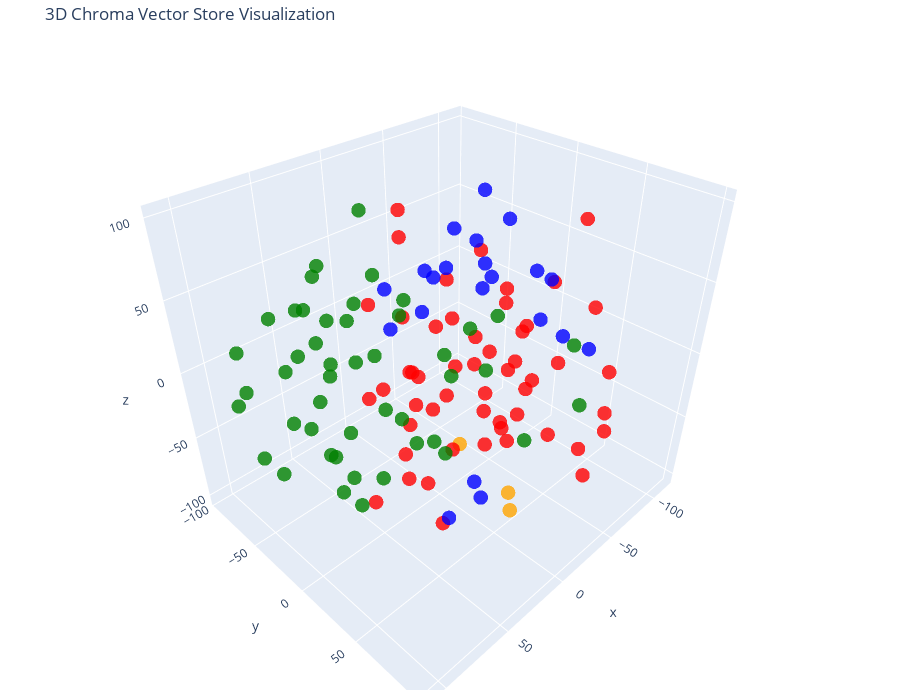

The notebook cell this image was saved under:
### Code cell
# Let's try 3D!

tsne = TSNE(n_components=3, random_state=42)
reduced_vectors = tsne.fit_transform(vectors)

# Create the 3D scatter plot
fig = go.Figure(data=[go.Scatter3d(
    x=reduced_vectors[:, 0],
    y=reduced_vectors[:, 1],
    z=reduced_vectors[:, 2],
    mode='markers',
    marker=dict(size=5, color=colors, opacity=0.8),
    text=[f"Type: {t}<br>Text: {d[:100]}..." for t, d in zip(doc_types, documents)],
    hoverinfo='text'
)])

fig.update_layout(
    title='3D Chroma Vector Store Visualization',
    scene=dict(xaxis_title='x', yaxis_title='y', zaxis_title='z'),
    width=900,
    height=700,
    margin=dict(r=20, b=10, l=10, t=40)
)

fig.show()

### Figure 1 — Plotly figure (JSON) as saved in the notebook; plotly's stock layout.template omitted (floating-point values rounded to 4 significant figures)
{"data": [{"hoverinfo": "text", "marker": {"color": ["orange", "orange", "orange", "red", "red", "red", "red", "red", "red", "red", "red", "red", "red", "red", "red", "red", "red", "red", "red", "red", "red", "red", "red", "red", "red", "red", "red", "red", "red", "red", "red", "red", "red", "red", "red", "red", "red", "red", "red", "red", "red", "red", "red", "red", "red", "red", "red", "red", "red", "red", "red", "red", "red", "red", "red", "green", "green", "green", "green", "green", "green", "green", "green", "green", "green", "green", "green", "green", "green", "green", "green", "green", "green", "green", "green", "green", "green", "green", "green", "green", "green", "green", "green", "green", "green", "green", "green", "green", "green", "green", "green", "green", "green", "green", "green", "green", "green", "green", "green", "green", "green", "green", "blue", "blue", "blue", "blue", "blue", "blue", "blue", "blue", "blue", "blue", "blue", "blue", "blue", "blue", "blue", "blue", "blue", "blue", "blue", "blue", "blue"], "opacity": 0.8, "size": 5}, "mode": "markers", "text": ["Type: company<br>Text: # About Insurellm\n\nInsurellm was founded by Avery Lancaster in 2015 as an insurance tech startup des...", "Type: company<br>Text: # Careers at Insurellm\n\nInsurellm is hiring! We are looking for talented software engineers, data sc...", "Type: company<br>Text: # Overview of Insurellm\n\nInsurellm is an innovative insurance tech firm with 200 employees across th...", "Type: contracts<br>Text: # Contract with Apex Reinsurance for Rellm: AI-Powered Enterprise Reinsurance Solution\n\n## Terms\n\n1....", "Type: contracts<br>Text: ## Renewal\n\n1. **Automatic Renewal**: This Agreement will automatically renew for successive one-yea...", "Type: contracts<br>Text: 2. **Seamless Integrations**: The architecture of Rellm allows for easy integration with existing sy...", "Type: contracts<br>Text: 1. **Technical Support**: Provider shall offer dedicated technical support to the Client via phone, ...", "Type: contracts<br>Text: **Insurellm, Inc.**  \n_____________________________  \nAuthorized Signature   \nDate: ________________...", "Type: contracts<br>Text: # Contract with Belvedere Insurance for Markellm\n\n## Terms\nThis Contract (\"Agreement\") is made and e...", "Type: contracts<br>Text: ## Renewal\n1. **Renewal Terms**: This Agreement may be renewed for additional one-year terms upon mu...", "Type: contracts<br>Text: ## Features\n1. **AI-Powered Matching**: Belvedere Insurance will benefit from Markellm's AI-powered ...", "Type: contracts<br>Text: ## Support\n1. **Technical Support**: Technical support will be available from 9 AM to 7 PM EST, Mond...", "Type: contracts<br>Text: **Belvedere Insurance**  \nSignature: ______________________  \nName: [Authorized Signatory]  \nTitle: ...", "Type: contracts<br>Text: # Contract with BrightWay Solutions for Markellm\n\n**Contract Date:** October 5, 2023  \n**Contract ID...", "Type: contracts<br>Text: 3. **Service Level Agreement (SLA):**  \n   Insurellm commits to a 99.9% uptime for the platform with...", "Type: contracts<br>Text: 2. **Real-Time Quote Availability:**  \n   Consumers sourced via BrightWay Solutions will receive rea...", "Type: contracts<br>Text: 3. **Training and Onboarding:**  \n   Insurellm agrees to provide one free training session on how to...", "Type: contracts<br>Text: # Contract with EverGuard Insurance for Rellm: AI-Powered Enterprise Reinsurance Solution\n\n**Contrac...", "Type: contracts<br>Text: 4. **Usage Rights**: EverGuard Insurance is granted a non-exclusive, non-transferable license to acc...", "Type: contracts<br>Text: 1. **Core Functionality**: Rellm provides EverGuard Insurance with advanced AI-driven analytics, sea...", "Type: contracts<br>Text: 1. **Customer Support**: Insurellm will provide EverGuard Insurance with 24/7 customer support, incl...", "Type: contracts<br>Text: ---\n\n**Signatures**  \n**For Insurellm**: __________________________  \n**Name**: John Smith  \n**Title...", "Type: contracts<br>Text: # Contract with GreenField Holdings for Markellm\n\n**Effective Date:** November 15, 2023  \n**Contract...", "Type: contracts<br>Text: ## Renewal\n1. **Automatic Renewal**: This contract will automatically renew for sequential one-year ...", "Type: contracts<br>Text: ## Features\n1. **AI-Powered Matching**: Access to advanced algorithms that connect GreenField Holdin...", "Type: contracts<br>Text: ## Support\n1. **Customer Support Access**: The Client will have access to dedicated support through ...", "Type: contracts<br>Text: **Signatures:**  \n_________________________                           _________________________  \n**...", "Type: contracts<br>Text: # Contract with Greenstone Insurance for Homellm\n\n---\n\n## Terms\n\n1. **Parties**: This Contract (\"Agr...", "Type: contracts<br>Text: 4. **Payment Terms**: \n   - The Customer shall pay an amount of $10,000 per month for the Standard T...", "Type: contracts<br>Text: ---\n\n## Features\n\n- **AI-Powered Risk Assessment**: Customer will have access to enhanced risk evalu...", "Type: contracts<br>Text: - **Customer Portal**: A dedicated portal will be provided, allowing the Customer's clients to manag...", "Type: contracts<br>Text: ______________________________  \n[Name], [Title]  \nDate: ______________________\n\n**For Greenstone In...", "Type: contracts<br>Text: # Contract with GreenValley Insurance for Homellm\n\n**Contract Date:** October 6, 2023  \n**Contract N...", "Type: contracts<br>Text: 4. **Confidentiality:** Both parties agree to maintain the confidentiality of proprietary informatio...", "Type: contracts<br>Text: 1. **AI-Powered Risk Assessment:** Access to advanced AI algorithms for real-time risk evaluations.\n...", "Type: contracts<br>Text: 3. **Regular Updates:** Insurellm will offer ongoing updates and enhancements to the Homellm platfor...", "Type: contracts<br>Text: # Contract with Pinnacle Insurance Co. for Homellm\n\n## Terms\nThis contract (\"Contract\") is entered i...", "Type: contracts<br>Text: ## Renewal\n1. **Renewal Terms**: At the end of the initial term, this Contract shall automatically r...", "Type: contracts<br>Text: ## Features\n1. **AI-Powered Risk Assessment**: Utilized for tailored underwriting decisions specific...", "Type: contracts<br>Text: ## Support\n1. **Technical Support**: Insurellm shall provide 24/7 technical support via an email and...", "Type: contracts<br>Text: # Contract with Roadway Insurance Inc. for Carllm\n\n---\n\n## Terms\n\n1. **Agreement Effective Date**: T...", "Type: contracts<br>Text: ---\n\n## Renewal\n\n1. **Automatic Renewal**: This agreement will automatically renew for an additional...", "Type: contracts<br>Text: ---\n\n## Features\n\n1. **Access to Core Features**: Roadway Insurance Inc. will have access to all Pro...", "Type: contracts<br>Text: ---\n\n## Support\n\n1. **Technical Support**: Roadway Insurance Inc. will receive priority technical su...", "Type: contracts<br>Text: # Contract with Stellar Insurance Co. for Rellm\n\n## Terms\nThis contract is made between **Insurellm*...", "Type: contracts<br>Text: ### Termination\nEither party may terminate this agreement with a **30-day written notice**. In the e...", "Type: contracts<br>Text: ## Features\nStellar Insurance Co. will receive access to the following features of the Rellm product...", "Type: contracts<br>Text: ## Support\nInsurellm provides Stellar Insurance Co. with the following support services:\n\n- **24/7 T...", "Type: contracts<br>Text: # Contract with TechDrive Insurance for Carllm\n\n**Contract Date:** October 1, 2024  \n**Contract Dura...", "Type: contracts<br>Text: ## Renewal\n\n1. **Automatic Renewal**: This contract shall automatically renew for additional one-yea...", "Type: contracts<br>Text: ## Support\n\n1. **Customer Support**: Insurellm will provide 24/7 customer support to TechDrive Insur...", "Type: contracts<br>Text: **TechDrive Insurance Representative:**  \nName: Sarah Johnson  \nTitle: Operations Director  \nDate: _...", "Type: contracts<br>Text: # Contract with Velocity Auto Solutions for Carllm\n\n**Contract Date:** October 1, 2023  \n**Contract ...", "Type: contracts<br>Text: ## Renewal\n\n1. **Automatic Renewal**: This contract will automatically renew for successive 12-month...", "Type: contracts<br>Text: ## Support\n\n1. **Customer Support**: Velocity Auto Solutions will have access to Insurellm’s custome...", "Type: employees<br>Text: # HR Record\n\n# Alex Chen\n\n## Summary\n- **Date of Birth:** March 15, 1990  \n- **Job Title:** Backend ...", "Type: employees<br>Text: ## Annual Performance History\n- **2020:**  \n  - Completed onboarding successfully.  \n  - Met expecta...", "Type: employees<br>Text: ## Compensation History\n- **2020:** Base Salary: $80,000  \n- **2021:** Base Salary Increase to $90,0...", "Type: employees<br>Text: Alex Chen continues to be a vital asset at Insurellm, contributing significantly to innovative backe...", "Type: employees<br>Text: # HR Record\n\n# Alex Harper\n\n## Summary\n- **Date of Birth**: March 15, 1993  \n- **Job Title**: Sales ...", "Type: employees<br>Text: ## Annual Performance History  \n- **2021**:  \n  - **Performance Rating**: 4.5/5  \n  - **Key Achievem...", "Type: employees<br>Text: - **2022**:  \n  - **Base Salary**: $65,000 (Promotion to Senior SDR)  \n  - **Bonus**: $13,000 (20% o...", "Type: employees<br>Text: # HR Record\n\n# Alex Thomson\n\n## Summary\n- **Date of Birth:** March 15, 1995  \n- **Job Title:** Sales...", "Type: employees<br>Text: ## Annual Performance History  \n- **2022** - Rated as \"Exceeds Expectations.\" Alex Thomson achieved ...", "Type: employees<br>Text: ## Other HR Notes\n- Alex Thomson is an active member of the Diversity and Inclusion committee at Ins...", "Type: employees<br>Text: # Avery Lancaster\n\n## Summary\n- **Date of Birth**: March 15, 1985  \n- **Job Title**: Co-Founder & Ch...", "Type: employees<br>Text: - **2010 - 2013**: Business Analyst at Edge Analytics  \n  Prior to joining Innovate, Avery worked as...", "Type: employees<br>Text: - **2018**: **Exceeds Expectations**  \n  Under Avery’s pivoted vision, Insurellm launched two new su...", "Type: employees<br>Text: - **2022**: **Satisfactory**  \n  Avery focused on rebuilding team dynamics and addressing employee c...", "Type: employees<br>Text: ## Compensation History\n- **2015**: $150,000 base salary + Significant equity stake  \n- **2016**: $1...", "Type: employees<br>Text: ## Other HR Notes\n- **Professional Development**: Avery has actively participated in leadership trai...", "Type: employees<br>Text: # HR Record\n\n# Emily Carter\n\n## Summary\n- **Date of Birth:** August 12, 1990  \n- **Job Title:** Acco...", "Type: employees<br>Text: - **2017-2019:** Marketing Intern  \n  - Assisted with market research and campaign development for s...", "Type: employees<br>Text: ## Compensation History\n| Year | Base Salary | Bonus         | Total Compensation |\n|------|--------...", "Type: employees<br>Text: Emily Carter exemplifies the kind of talent that drives Insurellm's success and is an invaluable ass...", "Type: employees<br>Text: # HR Record\n\n# Emily Tran\n\n## Summary\n- **Date of Birth:** March 18, 1991  \n- **Job Title:** Digital...", "Type: employees<br>Text: - **January 2017 - May 2018**: Marketing Intern  \n  - Supported the Marketing team by collaborating ...", "Type: employees<br>Text: - **2021**:  \n  - Performance Rating: Meets Expectations  \n  - Key Achievements: Contributed to the ...", "Type: employees<br>Text: - **Professional Development Goals**:  \n  - Emily Tran aims to become a Marketing Manager within the...", "Type: employees<br>Text: # HR Record\n\n# Jordan Blake\n\n## Summary\n- **Date of Birth:** March 15, 1993  \n- **Job Title:** Sales...", "Type: employees<br>Text: ## Annual Performance History\n- **2021:** First year at Insurellm; achieved 90% of monthly targets. ...", "Type: employees<br>Text: ## Other HR Notes\n- Jordan has shown an interest in continuing education, actively participating in ...", "Type: employees<br>Text: # HR Record\n\n# Jordan K. Bishop\n\n## Summary\n- **Date of Birth:** March 15, 1990\n- **Job Title:** Fro...", "Type: employees<br>Text: ## Annual Performance History\n- **2019:** Exceeds Expectations - Continuously delivered high-quality...", "Type: employees<br>Text: ## Compensation History\n- **June 2018:** Starting Salary - $85,000\n- **June 2019:** Salary Increase ...", "Type: employees<br>Text: ## Other HR Notes\n- Jordan K. Bishop has been an integral part of club initiatives, including the In...", "Type: employees<br>Text: # HR Record\n\n# Maxine Thompson\n\n## Summary\n- **Date of Birth:** January 15, 1991  \n- **Job Title:** ...", "Type: employees<br>Text: ## Insurellm Career Progression\n- **January 2017 - October 2018**: **Junior Data Engineer**  \n  * Ma...", "Type: employees<br>Text: ## Annual Performance History\n- **2017**: *Meets Expectations*  \n  Maxine showed potential in her ro...", "Type: employees<br>Text: - **2021**: *Exceeds Expectations*  \n  Maxine spearheaded the transition to a new data warehousing s...", "Type: employees<br>Text: ## Compensation History\n- **2017**: $70,000 (Junior Data Engineer)  \n- **2018**: $75,000 (Junior Dat...", "Type: employees<br>Text: # HR Record\n\n# Oliver Spencer\n\n## Summary\n- **Date of Birth**: May 14, 1990  \n- **Job Title**: Backe...", "Type: employees<br>Text: ## Annual Performance History\n- **2018**: **3/5** - Adaptable team player but still learning to take...", "Type: employees<br>Text: ## Compensation History\n- **March 2018**: Initial salary of $80,000.\n- **July 2019**: Salary increas...", "Type: employees<br>Text: # Samantha Greene\n\n## Summary\n- **Date of Birth:** October 14, 1990\n- **Job Title:** HR Generalist\n-...", "Type: employees<br>Text: ## Annual Performance History\n- **2020:** Exceeds Expectations  \n  Samantha Greene demonstrated exce...", "Type: employees<br>Text: ## Compensation History\n- **2020:** Base Salary - $55,000  \n  The entry-level salary matched industr...", "Type: employees<br>Text: - **2023:** Base Salary - $70,000  \n  Recognized for substantial improvement in employee relations m...", "Type: employees<br>Text: # HR Record\n\n# Samuel Trenton\n\n## Summary\n- **Date of Birth:** April 12, 1989  \n- **Job Title:** Sen...", "Type: employees<br>Text: ## Annual Performance History\n- **2023:** Rating: 4.5/5  \n  *Samuel exceeded expectations, successfu...", "Type: employees<br>Text: ## Compensation History\n- **2023:** Base Salary: $115,000 + Bonus: $15,000  \n  *Annual bonus based o...", "Type: employees<br>Text: - **Engagement in Company Culture:** Regularly participates in team-building events and contributes ...", "Type: products<br>Text: # Product Summary\n\n# Carllm\n\n## Summary\n\nCarllm is an innovative auto insurance product developed by...", "Type: products<br>Text: - **Instant Quoting**: With Carllm, insurance companies can offer near-instant quotes to customers, ...", "Type: products<br>Text: - **Mobile Integration**: Carllm is designed to work seamlessly with mobile applications, providing ...", "Type: products<br>Text: - **Professional Tier**: $2,500/month\n  - For medium-sized companies.\n  - All Basic Tier features pl...", "Type: products<br>Text: ### Q2 2025: Customer Experience Improvements\n- Launch of a new **mobile app** for end-users.\n- Intr...", "Type: products<br>Text: # Product Summary\n\n# Homellm\n\n## Summary\nHomellm is an innovative home insurance product developed b...", "Type: products<br>Text: ### 2. Dynamic Pricing Model\nWith Homellm's innovative dynamic pricing model, insurance providers ca...", "Type: products<br>Text: ### 5. Multi-Channel Integration\nHomellm seamlessly integrates into existing insurance platforms, pr...", "Type: products<br>Text: - **Basic Tier:** Starting at $5,000/month for small insurers with basic integration features.\n- **S...", "Type: products<br>Text: All tiers include a comprehensive training program and ongoing updates to ensure optimal performance...", "Type: products<br>Text: With Homellm, Insurellm is committed to transforming the landscape of home insurance, ensuring both ...", "Type: products<br>Text: # Product Summary\n\n# Markellm\n\n## Summary\n\nMarkellm is an innovative two-sided marketplace designed ...", "Type: products<br>Text: - **User-Friendly Interface**: Designed with user experience in mind, Markellm features an intuitive...", "Type: products<br>Text: - **Customer Support**: Our dedicated support team is always available to assist both consumers and ...", "Type: products<br>Text: ### For Insurance Companies:\n- **Basic Listing Fee**: $199/month for a featured listing on the platf...", "Type: products<br>Text: ### Q3 2025\n- Initiate a comprehensive marketing campaign targeting both consumers and insurers to i...", "Type: products<br>Text: # Product Summary\n\n# Rellm: AI-Powered Enterprise Reinsurance Solution\n\n## Summary\n\nRellm is an inno...", "Type: products<br>Text: ### Seamless Integrations\nRellm's architecture is designed for effortless integration with existing ...", "Type: products<br>Text: ### Regulatory Compliance Tools\nRellm includes built-in compliance tracking features to help organiz...", "Type: products<br>Text: Join the growing number of organizations leveraging Rellm to enhance their reinsurance processes whi...", "Type: products<br>Text: Experience the future of reinsurance with Rellm, where innovation meets reliability. Let Insurellm h..."], "type": "scatter3d", "x": [20.77, 25.99, 11.0, 56.95, -63.24, -77.98, -47.91, -51.97, -74.65, -37.0, -51.81, -61.32, -64.56, -99.27, -83.32, -87.66, -42.13, -6.095, -39.53, -32.71, -23.14, -8.866, -52.49, -15.78, -26.83, -7.807, -85.32, -49.05, -67.28, 12.44, -33.96, -70.12, -48.38, -24.98, -17.6, -22.37, -94.32, -35.99, 9.131, 21.99, 1.899, 28.68, -21.92, 99.01, -42.6, -23.86, -71.88, -93.75, -1.231, -9.569, 8.181, 3.298, -24.52, -20.99, -13.19, 66.62, 97.25, 41.39, 21.78, 52.09, 58.07, 78.34, 57.33, 60.59, 73.68, -114.1, 19.04, 14.57, 14.22, 34.62, 42.95, 27.72, 36.53, 80.5, 55.19, -91.42, 40.01, 28.09, 66.14, 87.13, 60.73, 72.21, 54.88, 108.6, 23.64, 56.99, 94.73, 62.92, 78.01, 68.73, 72.17, 43.28, 92.81, 37.23, 107.6, 103.6, 34.24, 47.11, 61.49, 30.89, 56.99, 94.57, -2.732, -23.28, -7.597, -12.43, -3.828, -42.91, -69.46, -44.63, -90.71, 24.46, 11.81, -58.68, -54.28, -72.1, -52.1, -6.93, -29.21, -58.45, -62.93, -34.3, -21.69], "y": [76.02, 42.81, 70.3, 60.32, 79.09, 54.78, 34.35, 47.51, -39.05, 96.94, -40.0, 19.36, -49.04, -32.8, -0.4636, -22.99, 3.256, 25.85, 58.66, 36.23, 34.8, 55.26, -19.22, 99.86, -63.3, -41.63, 37.11, -6.108, 77.71, 1.69, 7.947, -8.611, 16.59, 17.11, -5.285, 32.69, -17.41, 81.85, -20.7, -42.43, -25.98, -0.9821, -25.22, 55.8, -80.57, -94.97, -65.39, 11.74, -7.197, -29.28, -15.42, 9.71, -48.69, -50.48, -70.57, 0.5361, -63.63, -33.41, 85.28, -48.1, -79.77, -30.91, -30.64, -86.78, 36.43, 18.35, 23.52, 38.38, 50.21, -67.71, 52.42, 68.41, -13.83, -24.28, 31.93, 43.26, 10.87, -87.13, 6.835, 23.3, -2.384, 69.91, 38.35, -50.2, -89.65, 62.24, -0.6907, -9.477, -45.3, -18.6, -23.48, 13.56, -68.91, -15.2, -13.84, -40.51, -63.65, -45.51, 16.34, -28.84, -53.01, 21.22, -51.18, -36.14, -52.87, 26.37, -18.43, -11.26, -8.305, -7.234, 45.66, 33.02, 42.01, -45.36, -48.35, -29.83, -13.51, -11.55, 13.87, 34.96, 25.89, 42.34, 72.55], "z": [-40.49, -21.63, -65.67, -49.66, 1.838, 29.7, -19.46, -58.63, -33.22, -17.41, -8.034, -41.4, -58.87, -12.83, -10.47, 7.456, -9.843, 83.42, 10.16, 24.82, 1.389, -12.8, -36.06, -35.68, 52.93, 84.36, 79.09, -67.65, -32.35, -89.36, -36.39, -91.33, -80.62, -69.08, -82.95, -44.44, -53.56, -39.56, -102.5, -38.0, -61.92, -55.37, 5.387, -6.724, -20.9, -8.902, 4.078, 23.94, -39.94, -29.88, -10.2, -17.05, -72.38, -42.58, -64.21, -71.66, 23.92, 34.02, 4.492, -71.0, -17.21, 28.43, -88.89, 20.29, 26.54, -31.95, 27.21, 49.17, 27.8, 54.0, 39.94, 75.91, 69.57, 61.76, 80.9, -58.58, 56.49, -12.92, 72.86, -20.0, 30.02, 24.99, -6.041, -0.1716, 34.05, 3.066, 4.389, -22.61, -27.76, -43.49, -2.413, -10.23, -9.296, 16.58, -28.36, -36.3, 17.59, 0.3176, -42.15, 100.4, 39.57, 50.23, 29.84, 40.73, -2.708, -102.6, 26.98, 63.26, 69.58, 95.95, -10.87, -89.71, -61.11, 54.39, 26.42, 29.97, 25.89, 52.05, 53.68, 48.77, 15.13, 66.58, 43.37]}], "layout": {"height": 700, "margin": {"b": 10, "l": 10, "r": 20, "t": 40}, "scene": {"xaxis": {"title": {"text": "x"}}, "yaxis": {"title": {"text": "y"}}, "zaxis": {"title": {"text": "z"}}}, "title": {"text": "3D Chroma Vector Store Visualization"}, "width": 900}}
